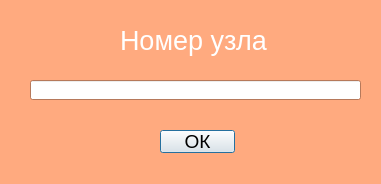
<?xml version="1.0" encoding="UTF-8"?>
<ui version="4.0">
 <class>addnode</class>
 <widget class="QDialog" name="addnode">
  <property name="geometry">
   <rect>
    <x>0</x>
    <y>0</y>
    <width>381</width>
    <height>184</height>
   </rect>
  </property>
  <property name="palette">
   <palette>
    <active>
     <colorrole role="WindowText">
      <brush brushstyle="SolidPattern">
       <color alpha="255">
        <red>255</red>
        <green>255</green>
        <blue>255</blue>
       </color>
      </brush>
     </colorrole>
     <colorrole role="Base">
      <brush brushstyle="SolidPattern">
       <color alpha="255">
        <red>255</red>
        <green>255</green>
        <blue>255</blue>
       </color>
      </brush>
     </colorrole>
     <colorrole role="Window">
      <brush brushstyle="SolidPattern">
       <color alpha="255">
        <red>255</red>
        <green>170</green>
        <blue>127</blue>
       </color>
      </brush>
     </colorrole>
    </active>
    <inactive>
     <colorrole role="WindowText">
      <brush brushstyle="SolidPattern">
       <color alpha="255">
        <red>255</red>
        <green>255</green>
        <blue>255</blue>
       </color>
      </brush>
     </colorrole>
     <colorrole role="Base">
      <brush brushstyle="SolidPattern">
       <color alpha="255">
        <red>255</red>
        <green>255</green>
        <blue>255</blue>
       </color>
      </brush>
     </colorrole>
     <colorrole role="Window">
      <brush brushstyle="SolidPattern">
       <color alpha="255">
        <red>255</red>
        <green>170</green>
        <blue>127</blue>
       </color>
      </brush>
     </colorrole>
    </inactive>
    <disabled>
     <colorrole role="WindowText">
      <brush brushstyle="SolidPattern">
       <color alpha="255">
        <red>120</red>
        <green>120</green>
        <blue>120</blue>
       </color>
      </brush>
     </colorrole>
     <colorrole role="Base">
      <brush brushstyle="SolidPattern">
       <color alpha="255">
        <red>255</red>
        <green>170</green>
        <blue>127</blue>
       </color>
      </brush>
     </colorrole>
     <colorrole role="Window">
      <brush brushstyle="SolidPattern">
       <color alpha="255">
        <red>255</red>
        <green>170</green>
        <blue>127</blue>
       </color>
      </brush>
     </colorrole>
    </disabled>
   </palette>
  </property>
  <property name="windowTitle">
   <string>Dialog</string>
  </property>
  <widget class="QLabel" name="label">
   <property name="geometry">
    <rect>
     <x>120</x>
     <y>20</y>
     <width>171</width>
     <height>41</height>
    </rect>
   </property>
   <property name="font">
    <font>
     <pointsize>20</pointsize>
    </font>
   </property>
   <property name="text">
    <string>Номер узла</string>
   </property>
  </widget>
  <widget class="QLineEdit" name="lineEdit">
   <property name="geometry">
    <rect>
     <x>30</x>
     <y>80</y>
     <width>331</width>
     <height>20</height>
    </rect>
   </property>
  </widget>
  <widget class="QPushButton" name="pushButton">
   <property name="geometry">
    <rect>
     <x>160</x>
     <y>130</y>
     <width>75</width>
     <height>23</height>
    </rect>
   </property>
   <property name="font">
    <font>
     <pointsize>14</pointsize>
    </font>
   </property>
   <property name="text">
    <string>ОК</string>
   </property>
  </widget>
 </widget>
 <resources/>
 <connections/>
</ui>
